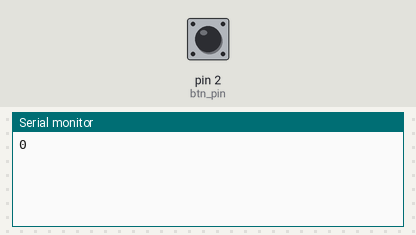
Bench run of a sketch on a simulated Arduino Uno, built with avr-gcc and run on an emulated ATmega328P. Shown: the last lines printed to the serial monitor. The inputs (shaded band) are chosen by the test bench; at power-on: pin 2 (btn_pin) HIGH.

Above: at 1.2 s.
1.3 s: pin 2 (btn_pin) pulled LOW for 0.15 s
At 2.4 s:
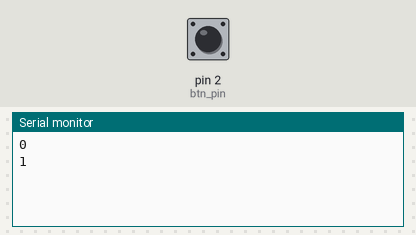
2.9 s: pin 2 (btn_pin) pulled LOW for 1 s
At 4.9 s:
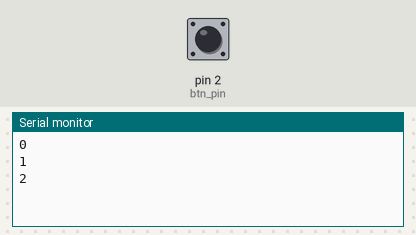
5.4 s: pin 2 (btn_pin) pulled LOW for 0.15 s
At 6.7 s:
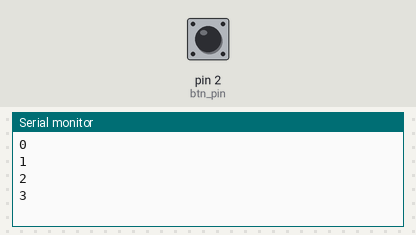
Timing chart, 0 to 8.4 s (numbered marks = the images above; inputs shaded):
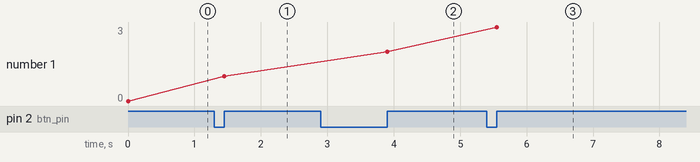

The sketch:

sketch_feb18b.ino
```cpp
const int btn_pin = 2;

int btn_prev;
int counter;

void setup() {
  // Configure pins
  Serial.begin(9600);
  pinMode(btn_pin, INPUT_PULLUP);
  counter = 0;

}

void loop() {
  int btn_state;
  btn_state = digitalRead(btn_pin);

  if ( (btn_prev == LOW) && (btn_state == HIGH) ) {
   Serial.println(counter);
   counter += 1;
    }

   btn_prev = btn_state;

}
```

Measured:
- after the input at 1.3 s, the serial monitor: prints a new line after 0.15 s (image 1)
- after the input at 2.9 s, the serial monitor: prints a new line after 1.0 s (image 2)
- after the input at 5.4 s, the serial monitor: prints a new line after 0.15 s (image 3)
- plotted number 1: 0 → 1 after the input at 1.3 s, 1 → 2 after the input at 2.9 s, 2 → 3 after the input at 5.4 s
